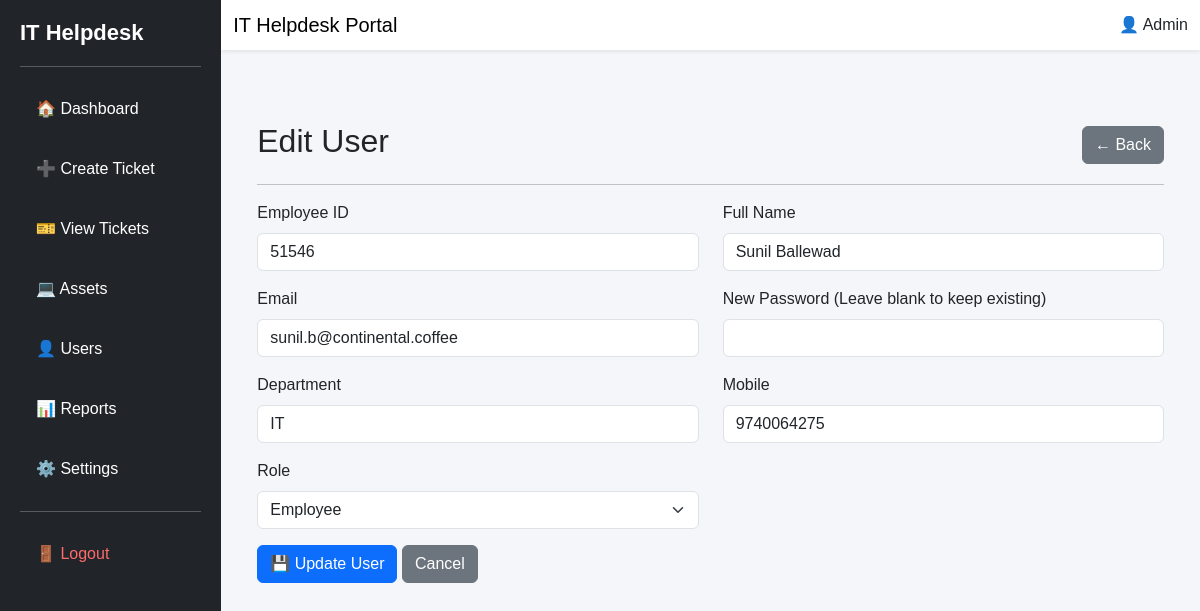
Screenshot of /users/edit/2 (signed in) with the database file from the repository.
### models.py (models this page shows, shortened)
class User(UserMixin, db.Model):
    __tablename__ = "users"
    id = db.Column(db.Integer, primary_key=True)
    employee_id = db.Column(db.String(20), unique=True, nullable=False)
    name = db.Column(db.String(100), nullable=False)
    email = db.Column(db.String(120), unique=True, nullable=False)
    password = db.Column(db.String(255), nullable=False)
    role = db.Column(db.String(20), nullable=False, default="Employee")
    department = db.Column(db.String(100))
    mobile = db.Column(db.String(20))
    is_active = db.Column(db.Boolean, default=True)

### routes/users.py (the view, shortened to what this page needs)
@users.route("/users/edit/<int:id>", methods=["GET", "POST"])
@login_required
def edit_user(id):
    user = User.query.get_or_404(id)
    return render_template(
        "edit_user.html",
        user=user
    )

### app.py (called while the page is built)
@login_manager.user_loader
def load_user(user_id):
    return User.query.get(int(user_id))

### templates/edit_user.html (shortened to what this page needs)
{% extends "base.html" %}
{% block content %}
<div class="container mt-5">
    <div class="d-flex justify-content-between align-items-center mb-3">
        <h2>Edit User</h2>
        <a href="{{ url_for('users.view_users') }}" class="btn btn-secondary">
            ← Back
        </a>
    </div>
    <hr>
    <form method="POST">
        <div class="row">
            <div class="col-md-6 mb-3">
                <label class="form-label">Employee ID</label>
                <input type="text"
                       name="employee_id"
                       class="form-control"
                       value="{{ user.employee_id }}"
                       required>
            </div>
            <div class="col-md-6 mb-3">
                <label class="form-label">Full Name</label>
                <input type="text"
                       name="name"
                       class="form-control"
                       value="{{ user.name }}"
                       required>
            </div>
            <div class="col-md-6 mb-3">
                <label class="form-label">Email</label>
                <input type="email"
                       name="email"
                       class="form-control"
                       value="{{ user.email }}"
                       required>
            </div>
            <div class="col-md-6 mb-3">
                <label class="form-label">
                    New Password (Leave blank to keep existing)
                </label>
                <input type="password"
                       name="password"
                       class="form-control">
            </div>
            <div class="col-md-6 mb-3">
                <label class="form-label">Department</label>
                <input type="text"
                       name="department"
                       class="form-control"
                       value="{{ user.department }}">
            </div>
            <div class="col-md-6 mb-3">
                <label class="form-label">Mobile</label>
                <input type="text"
                       name="mobile"
                       class="form-control"
                       value="{{ user.mobile }}">
            </div>
            <div class="col-md-6 mb-3">
                <label class="form-label">Role</label>
                <select name="role" class="form-select">
                    <option value="Employee"
                        {% if user.role == "Employee" %}selected{% endif %}>
                        Employee
                    </option>
                </select>
            </div>
        </div>
        <button type="submit" class="btn btn-primary">
            💾 Update User
        </button>
        <a href="{{ url_for('users.view_users') }}"
           class="btn btn-secondary">
            Cancel
        </a>
    </form>
</div>
{% endblock %}

### static/css/style.css (style rules this page uses)
body { margin:0; padding:0; background:#f4f6f9; font-family:Arial, Helvetica, sans-serif; }

### rows the page displays
User: employee_id "51546", name "Sunil Ballewad", email "sunil.b@continental.coffee", department "IT", mobile "9740064275", role "Employee"
